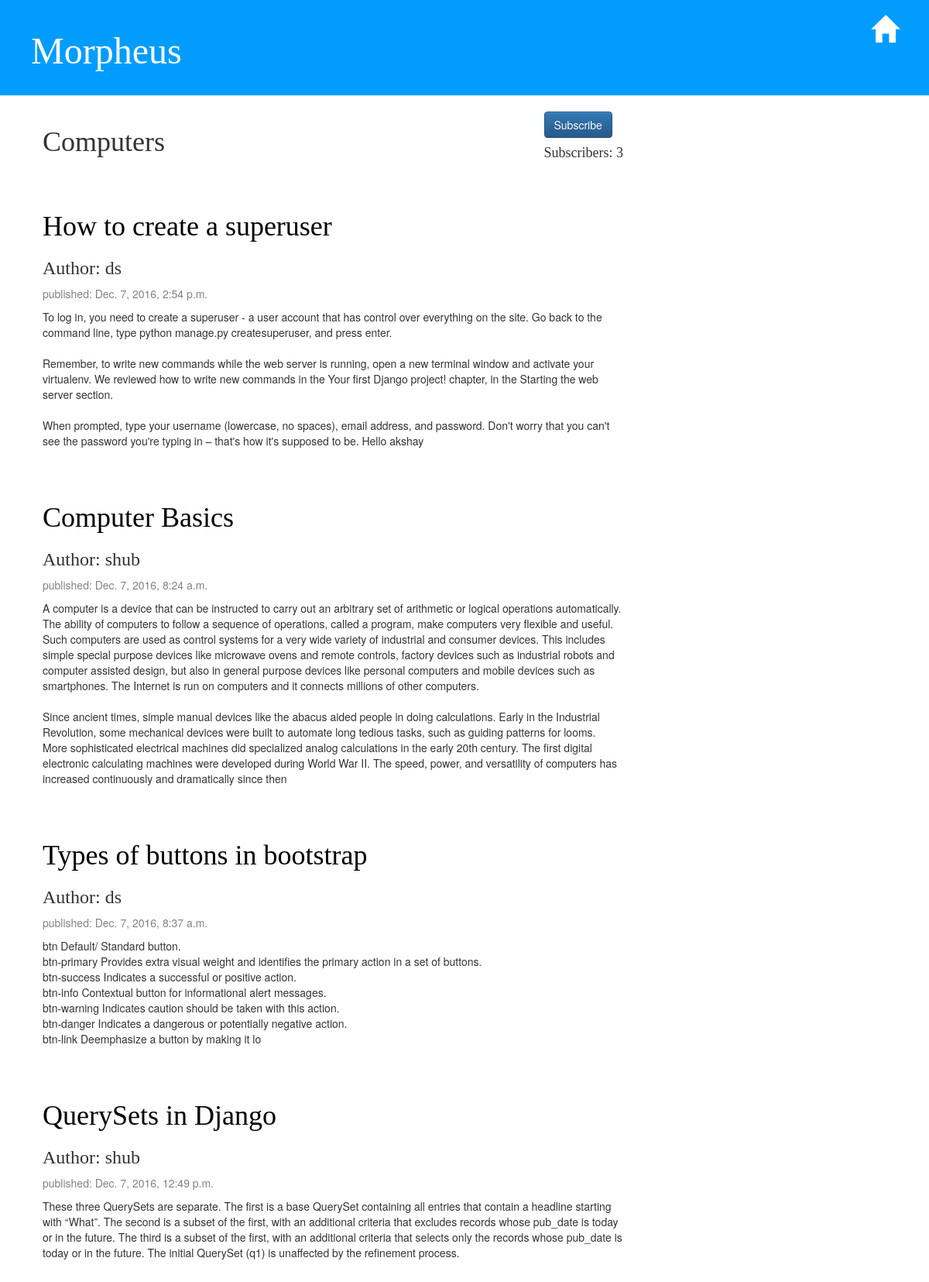
Screenshot of /topic/Computers/ with the database file from the repository.
### blog/models.py (models this page shows, shortened)
class Post(models.Model):
    author = models.ForeignKey('auth.User')
    title = models.CharField(max_length=200)
    text = models.TextField()
    created_date = models.DateTimeField(
            default=timezone.now)
    published_date = models.DateTimeField(
            blank=True, null=True)
    post_topic = models.ForeignKey('Topic', on_delete = models.CASCADE)

### blog/views.py (the view)
# urls.py: url(r'^topic/(?P<topic_pk>\w+?)/$', views.topic, name = 'topic'),
def topic(request, topic_pk):
    topic_posts = Post.objects.filter(post_topic__topic_title=topic_pk)
    title = topic_pk
    subs = get_object_or_404(Topic, topic_title=topic_pk)
    subno = subs.number_followers
    return render(request, 'blog/topic.html', {'topic_posts': topic_posts, 'title': title, 'subno': subno})

### blog/templates/blog/topic.html (shortened to what this page needs)
{%extends 'blog/base.html'%}
{% block content %}
   <div class="pull-right">
        <a href="{% url 'subscribe' sub_pk=title %}"><button type = "button" class = "btn btn-primary">Subscribe</button></a>
            <h4> Subscribers: {{ subno }}</h4>
    </div>
    <h1>{{ title }}</h1>
    {% for post in topic_posts %}
        <div class="post">
            <h1><a href="{% url 'post_detail' pk=post.pk %}">{{ post.title }}</a></h1>
            <h3>Author: {{ post.author }}</h3>
            <div class="date">
                <p>published: {{ post.published_date }}</p>
            </div>
            <p>{{ post.text|linebreaksbr }}</p>
        </div>
    {% endfor %}
{% endblock %}

### blog/static/css/blog.css (style rules this page uses)
h1, h2, h3, h4 { font-family: 'Georgia', serif; }
.date { color: #828282; }
.post { margin-bottom: 70px; }
.post h1 a, .post h1 a:visited { color: #000000; }

### rows the page displays
Post: title "How to create a superuser", author "ds", published_date "Dec. 7, 2016, 2:54 p.m.", text "To log in, you need to create a superuser - a user account that has control over everything on the site. Go back to the command line, type python manage.py createsuperuser, and press enter. Remember, to write new commands while the web server is running, open a new terminal window and activate your virtualenv. We reviewed how to write new commands in the Your first Django project! chapter, in the Starting the web server section. When prompted, type your username (lowercase, no spaces), email address, and password. Don't worry that you can't see the password you're typing in – that's how it's supposed to be. Hello akshay"
Post: title "Computer Basics", author "shub", published_date "Dec. 7, 2016, 8:24 a.m.", text "A computer is a device that can be instructed to carry out an arbitrary set of arithmetic or logical operations automatically. The ability of computers to follow a sequence of operations, called a program, make computers very flexible and useful. Such computers are used as control systems for a very wide variety of industrial and consumer devices. This includes simple special purpose devices like microwave ovens and remote controls, factory devices such as industrial robots and computer assisted design, but also in general purpose devices like personal computers and mobile devices such as smartphones. The Internet is run on computers and it connects millions of other computers. Since…"
Post: title "Types of buttons in bootstrap", author "ds", published_date "Dec. 7, 2016, 8:37 a.m.", text "btn Default/ Standard button. btn-primary Provides extra visual weight and identifies the primary action in a set of buttons. btn-success Indicates a successful or positive action. btn-info Contextual button for informational alert messages. btn-warning Indicates caution should be taken with this action. btn-danger Indicates a dangerous or potentially negative action. btn-link Deemphasize a button by making it lo"
Post: title "QuerySets in Django", author "shub", published_date "Dec. 7, 2016, 12:49 p.m.", text "These three QuerySets are separate. The first is a base QuerySet containing all entries that contain a headline starting with “What”. The second is a subset of the first, with an additional criteria that excludes records whose pub_date is today or in the future. The third is a subset of the first, with an additional criteria that selects only the records whose pub_date is today or in the future. The initial QuerySet (q1) is unaffected by the refinement process."

### other values shown
{{ subno }} "3"
{{ title }} "Computers"
